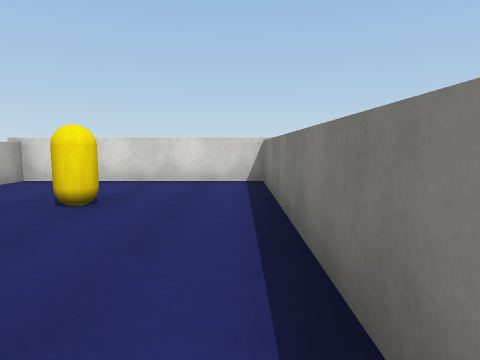
view 1 (above)

15 first-person views from a walk through a 3-D level made in the Unity game engine. The camera is 1.4 m above the floor, tilts 6° down and sees 75° across. The floor is counted in squares, 2 m on a side. Each view is taken from the middle of a square. On the plan, view 1 faces up. The plan holds only what a view shows up to about 10 squares ahead; the rest is blank. Surface patterns are stand-ins for the level's own textures.

view 2
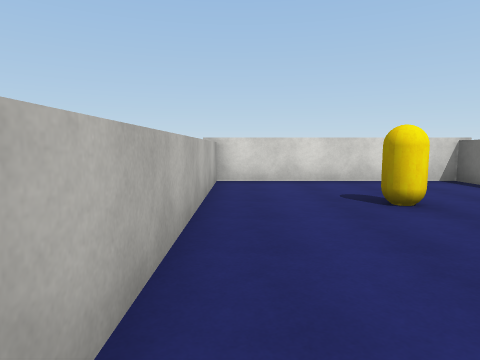

view 3
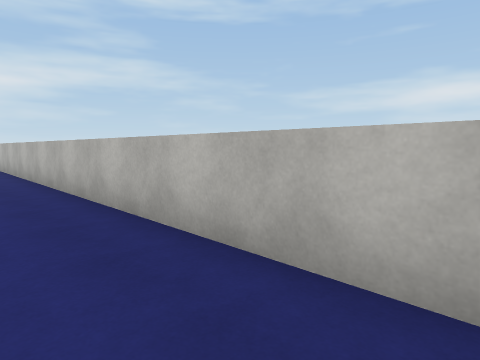

view 4
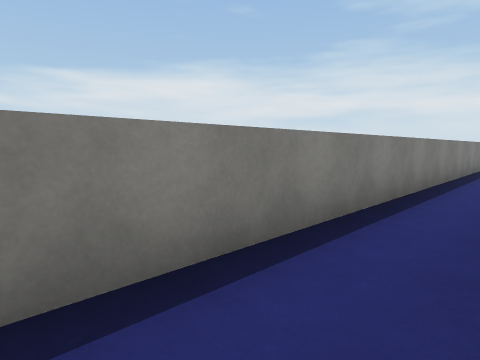

view 5
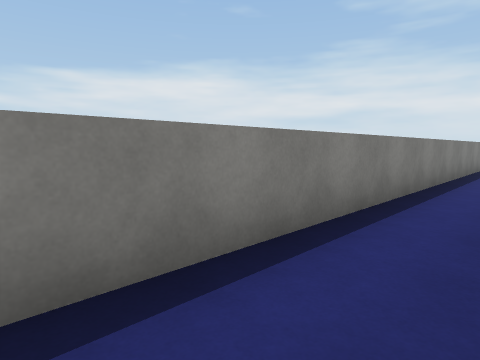

view 6
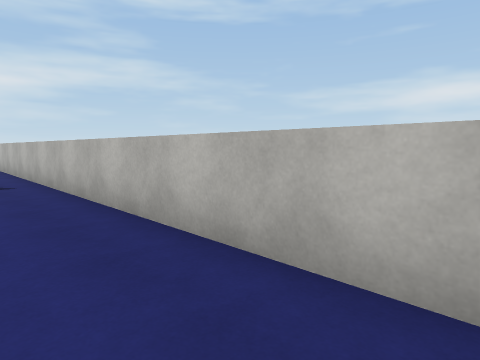

view 7
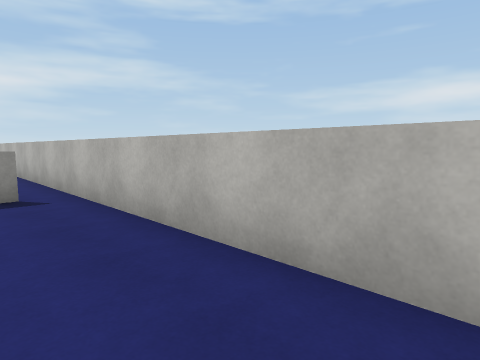

view 8
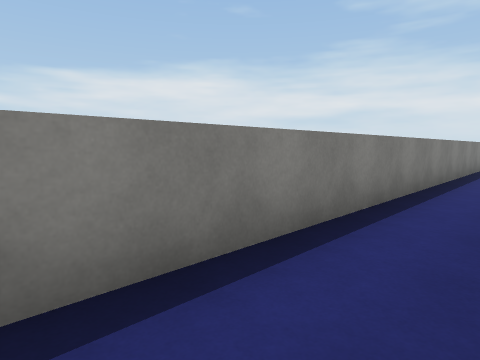

view 9
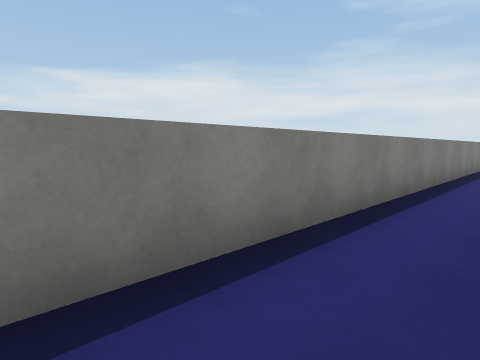

view 10
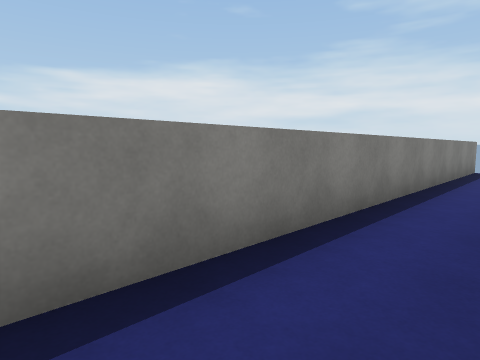

view 11
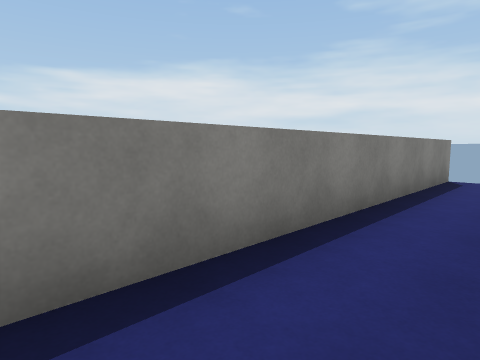

view 12
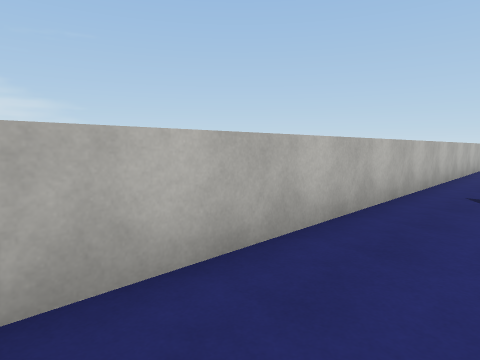

view 13
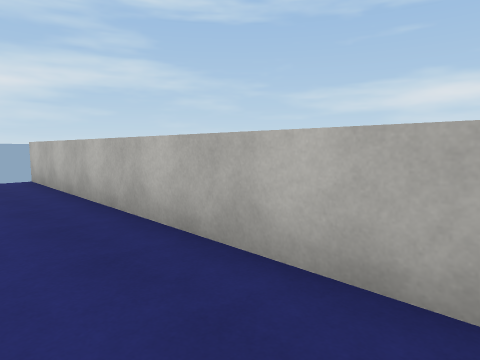

view 14
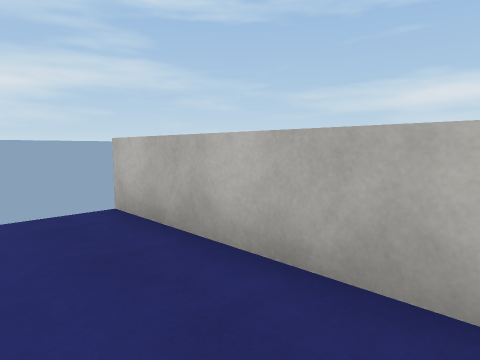

view 15
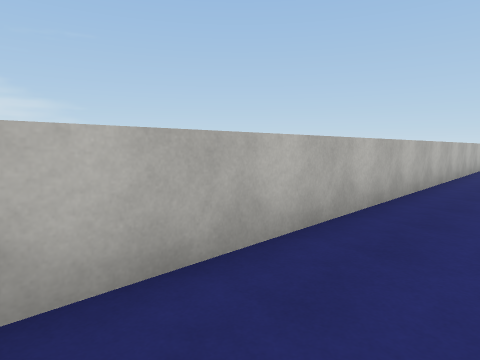

### Floor plan
Points are (right, up) in squares from view 1. A wall is a line through its corners. A room is listed if a view was taken in it or the views show most of it. See-through windows are left out.
Room 1 (views 1, 2, 3, 4, 5, 6, 7, 8, 9)
walls: (0.5, -10.4) (0.5, 6.5) (-4.8, 6.5); (-4.5, 6.5) (-4.5, -10.4)
ways out: opening at (-1.8, -10.2) to room 2
objects: other object (-2, 4)
Room 2 (views 10, 11, 12, 13, 14, 15)
walls: (0.5, -23.6) (0.5, -10.4); (-4.5, -10.4) (-4.5, -23.6)
ways out: opening at (-1.8, -10.2) to room 1

Positions as (right, up) in squares from view 1, and headings:
1: (0, 0), facing up
2: (-4, 0), facing up
3: (-3, 3), facing down-left
4: (-1, 3), facing down-right
5: (-1, -1), facing down-right
6: (-3, -3), facing down-left
7: (-3, -5), facing down-left
8: (-1, -5), facing down-right
9: (-1, -7), facing down-right
10: (-1, -13), facing down-right
11: (-1, -16), facing down-right
12: (-3, -18), facing up-left
13: (-3, -16), facing down-left
14: (-3, -20), facing down-left
15: (-3, -22), facing up-left
